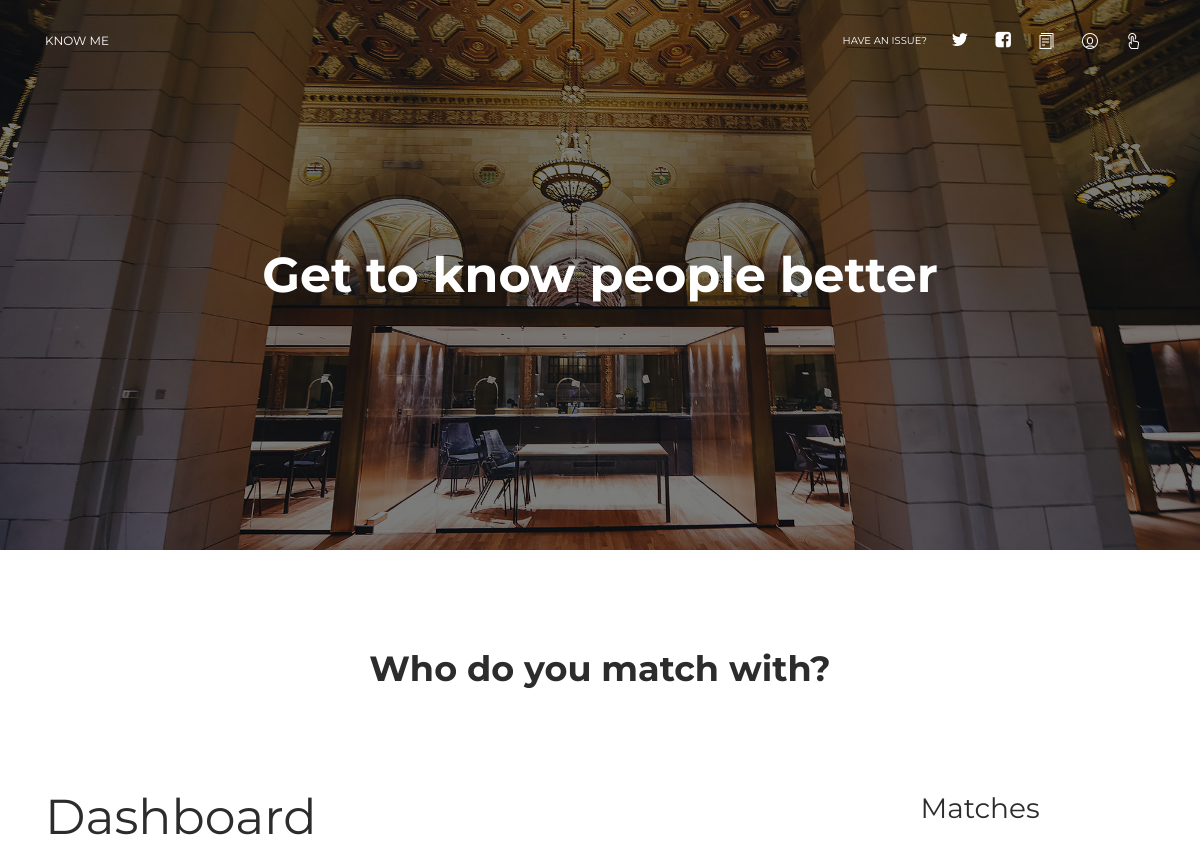
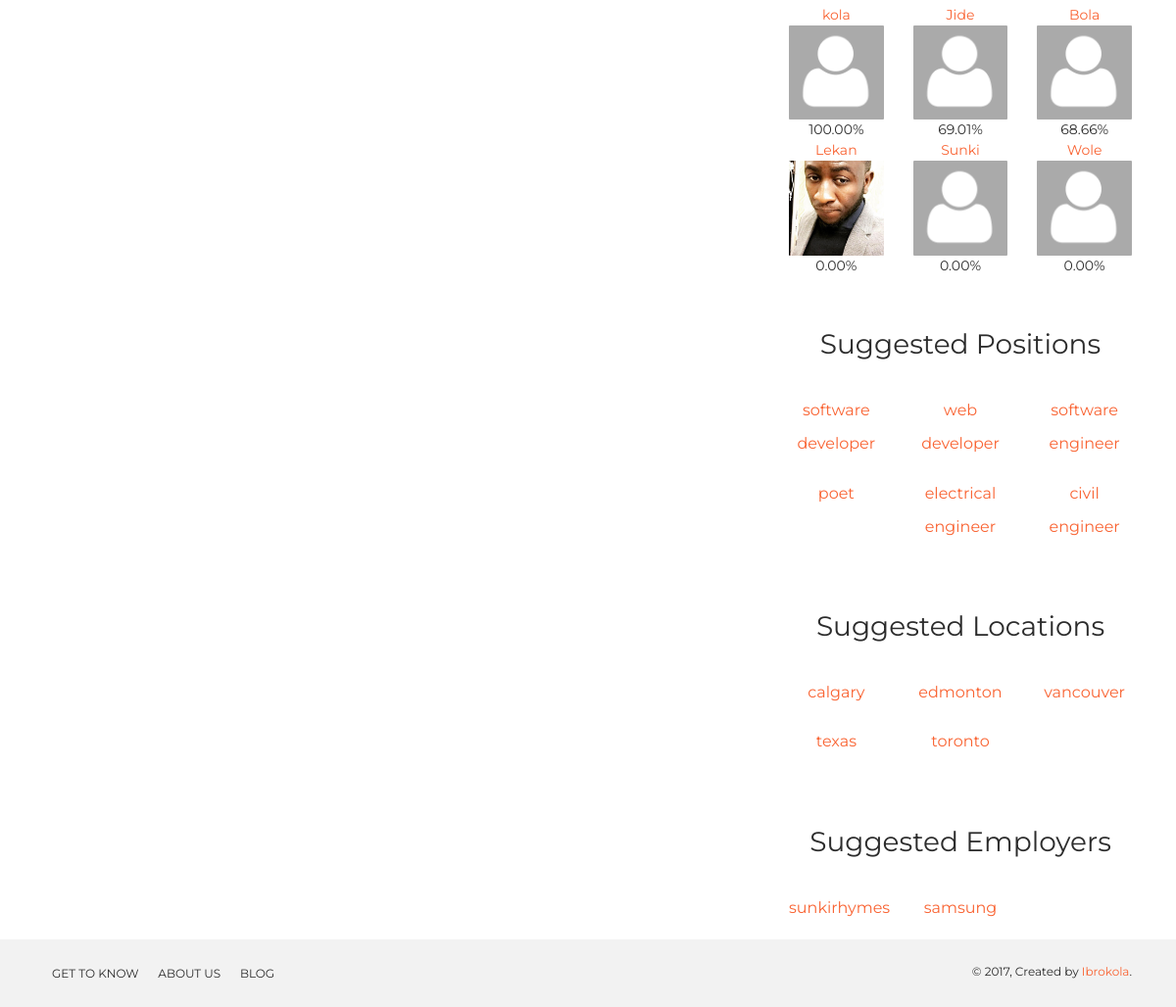
The page /dashboard/ (signed in) on the database its author committed (2 pictures, top to bottom).
### profiles/models.py (models this page shows, shortened)
class Profile(models.Model):
	user = models.OneToOneField(User)
	location = models.CharField(max_length=120, null=True, blank=True)
	picture = models.ImageField(upload_to=upload_location, null=True, blank=True)
	def get_absolute_url(self):
		url = reverse("profile", kwargs={"username": self.user.username})
		return url

### matches/models.py (models this page shows, shortened)
class PositionMatch(models.Model):
	user = models.ForeignKey(User)
	job = models.ForeignKey(Job)
	hidden = models.BooleanField(default=False)
	liked = models.NullBooleanField()
	updated = models.DateTimeField(auto_now=True, auto_now_add=False)
	objects = PositionMatchManager()
	def check_update(self, match_int):
		now = timezone.now()
		offset = now - datetime.timedelta(hours=12)
		if self.updated <= offset:
			PositionMatch.objects.update_top_suggestions(self.user, match_int)
	@property
	def get_match_url(self):
		return reverse("position_match_view_url", kwargs={"slug": self.job.slug})

class LocationMatch(models.Model):
	user = models.ForeignKey(User)
	location = models.ForeignKey(Location)
	hidden = models.BooleanField(default=False)
	liked = models.NullBooleanField()
	@property
	def get_match_url(self):
		return reverse("location_match_view_url", kwargs={"slug": self.location.slug})

class EmployerMatch(models.Model):
	user = models.ForeignKey(User)
	employer = models.ForeignKey(Employer)
	hidden = models.BooleanField(default=False)
	liked = models.NullBooleanField()
	@property
	def get_match_url(self):
		return reverse("employer_match_view_url", kwargs={"slug": self.employer.slug})

### jobs/models.py (models this page shows, shortened)
class Job(models.Model):
	text = models.CharField(max_length=120, unique=True)
	slug = models.SlugField()
	active = models.BooleanField(default=True)
	flagged = models.ManyToManyField(User, blank=True)

class Location(models.Model):
	name = models.CharField(max_length=250, unique=True)
	slug = models.SlugField()
	active = models.BooleanField(default=True)
	flagged = models.ManyToManyField(User, blank=True)

class Employer(models.Model):
	name = models.CharField(max_length=250)
	slug = models.SlugField()
	location = models.ForeignKey(Location, null=True, blank=True)

### questions/views.py (the view)
# urls.py: url(r'^dashboard/$', views.dashboard_view, name='dashboard'),
def dashboard_view(request):
	if request.user.is_authenticated():
		PositionMatch.objects.update_top_suggestions(request.user, 20)
		matches = Match.objects.get_matches_with_percent(request.user)[:6]
		positions = PositionMatch.objects.filter(user=request.user)[:6]
		if positions.count() > 0:
			positions[0].check_update(20) #20 matches total
		locations = LocationMatch.objects.filter(user=request.user)[:6]
		employers = EmployerMatch.objects.filter(user=request.user)[:6]
		queryset = Question.objects.all().order_by('-timestamp')
		template = "questions/dashboard.html"
		context = {
				'queryset': queryset,
				'matches': matches,
				'positions': positions,
				'locations': locations,
				'employers': employers,
			}
		return render(request, template, context)
	else:
		raise Http404

### matches/models.py (called while the page is built)
	def matches(self, user):
		q1 = self.filter(user_a=user).exclude(user_b=user)
		q2 = self.filter(user_b=user).exclude(user_a=user)
		return (q1 | q2).distinct()

	def get_queryset(self):
		return MatchQuerySet(self.model, using=self._db)

	def get_matches(self, user):
		qs = self.get_queryset().matches(user).order_by('-match_decimal')
		matches = []
		for match in qs:
			if match.user_a == user:
				items_wanted = [match.user_b]
				matches.append(items_wanted)
			elif match.user_b == user:
				items_wanted = [match.user_a]
				matches.append(items_wanted)
			else:
				pass
		return matches

	def get_matches_with_percent(self, user):
		qs = self.get_queryset().matches(user).order_by('-match_decimal')
		matches = []
		for match in qs:
			if match.user_a == user:
				items_wanted = [match.user_b, match.get_percent]
				matches.append(items_wanted)
			elif match.user_b == user:
				items_wanted = [match.user_a, match.get_percent]
				matches.append(items_wanted)
			else:
				pass
		return matches

	@property
	def get_percent(self):
		new_decimal = Decimal(self.match_decimal) * Decimal(100)
		return "%.2f%%" %(new_decimal)

	def update_top_suggestions(self, user, match_int):
		matches = Match.objects.get_matches(user)[:match_int]
		for match in matches:
			job_set = match[0].userjob_set.all()
			if job_set.count() > 0:
				for job in job_set:
					try:
						the_job = Job.objects.get(text__iexact=job.position)
						jobmatch, created = self.get_or_create(user=user, job=the_job)
					except:
						pass
					try:
						the_loc = Location.objects.get(name__iexact=job.location)
						locmatch, created = LocationMatch.objects.get_or_create(user=user, location=the_loc)
					except:
						pass
					try:
						the_employer = Employer.objects.get(name__iexact=job.employer_name)
						empymatch, created = EmployerMatch.objects.get_or_create(user=user, employer=the_employer)
					except:
						pass

### templates/questions/dashboard.html (shortened to what this page needs)
{% extends 'base.html' %}
{% load static %}
{% block content %}
<div class="page-header page-header-small">
    <div class="page-header-image" data-parallax="true" style="background-image: url('{% static 'img/bg6.jpg' %}');">
    </div>
    <div class="container">
        <div class="content-center">
            <h1 class="title h1-responsive">Get to know people better</h1>
        </div>
    </div>
</div>
<div class="section section-about-us">
    <div class="container">
        <div class="row">
            <div class="col-md-8 offset-md-2 text-center">
                <h2 class="title h2-responsive">Who do you match with?</h2>
            </div>
        </div>
    </div>
</div>
<div class="container">
   <div class="row">
        <div class="col-sm-8">
        	<h1 class="h1-responsive">Dashboard</h1>
        </div>
        <div class="col-sm-4">
	        <h3 class="h3-responsive text-center">Matches</h3>
                <div class="row">
    	        {% for match_user, percent in matches %}
    	            <div class="col-sm-4 text-center">
    	                <a href="{{ match_user.profile.get_absolute_url }}">{{ match_user }}</a>
    		                <a href="{{ match_user.profile.get_absolute_url }}">
                            {% if match_user.profile.picture %}
    		                  <img src="{{ match_user.profile.picture.url }}" class="img-responsive center-block">
    		                {% else %}
    		                  <img src="{% static 'img/deafult.png' %}" class="img-responsive center-block">
    		                {% endif %}
                            </a>
    	                {{ percent }}
    	            </div>
                {% endfor %}
                </div>
            <h3 class="h3-responsive text-center" style="padding-top: 50px;">Suggested Positions</h3>
                <div class="row">
                {% for pos in positions %}
                    <div class="col-sm-4 text-center">
                        <p class="lead"><small><a href="{{ pos.get_match_url }}" style="text-decoration: none;">{{ pos.job.text }}</a></small></p>
                    </div>
                 {% endfor %}
                </div>
            <h3 class="h3-responsive text-center" style="padding-top: 50px;">Suggested Locations</h3>
                <div class="row">
                {% for pos in locations %}
                    <div class="col-sm-4 text-center">
                        <p class="lead"><small><a href="{{ pos.get_match_url }}" style="text-decoration: none;">{{ pos.location.name }}</a></small></p>
                    </div>
                 {% endfor %}
                </div>
            <h3 class="h3-responsive text-center" style="padding-top: 50px;">Suggested Employers</h3>
                <div class="row">
                {% for pos in employers %}
                    <div class="col-sm-4 text-center">
                        <p class="lead"><small><a href="{{ pos.get_match_url }}" style="text-decoration: none;">{{ pos.employer.name }}</small></a></p>
                    </div>
                 {% endfor %}
                </div>
        </div>
   </div>
</div>
{% endblock %}

### rows shown on the page
PositionMatch: job.text "software developer"
PositionMatch: job.text "web developer"
PositionMatch: job.text "software engineer"
PositionMatch: job.text "poet"
PositionMatch: job.text "electrical engineer"
PositionMatch: job.text "civil engineer"
LocationMatch: location.name "calgary"
LocationMatch: location.name "edmonton"
LocationMatch: location.name "vancouver"
LocationMatch: location.name "texas"
LocationMatch: location.name "toronto"
EmployerMatch: employer.name "sunkirhymes"
EmployerMatch: employer.name "samsung"

### other values the page prints
{{ match_user }} "kola"
{{ percent }} "100.00%"
{{ match_user }} "Jide"
{{ percent }} "69.01%"
{{ match_user }} "Bola"
{{ percent }} "68.66%"
{{ match_user }} "Lekan"
{{ percent }} "0.00%"
{{ match_user }} "Sunki"
{{ match_user }} "Wole"
